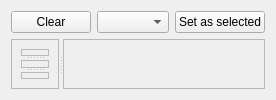
          <widget class="QFrame" name="frame">
           <property name="frameShape">
            <enum>QFrame::NoFrame</enum>
           </property>
           <property name="frameShadow">
            <enum>QFrame::Plain</enum>
           </property>
           <layout class="QVBoxLayout" name="verticalLayout">
            <item>
             <layout class="QHBoxLayout" name="horizontalLayout_6">
              <item>
               <widget class="QPushButton" name="bt_clear_result">
                <property name="maximumSize">
                 <size>
                  <width>100</width>
                  <height>16777215</height>
                 </size>
                </property>
                <property name="text">
                 <string>Clear</string>
                </property>
               </widget>
              </item>
              <item>
               <widget class="QComboBox" name="cb_available_outputs">
                <property name="maxVisibleItems">
                 <number>30</number>
                </property>
                <property name="sizeAdjustPolicy">
                 <enum>QComboBox::AdjustToContents</enum>
                </property>
               </widget>
              </item>
              <item>
               <widget class="QPushButton" name="bt_set_as_selected">
                <property name="maximumSize">
                 <size>
                  <width>140</width>
                  <height>16777215</height>
                 </size>
                </property>
                <property name="text">
                 <string>Set as selected</string>
                </property>
               </widget>
              </item>
             </layout>
            </item>
            <item>
             <widget class="QSplitter" name="spl_ver_src_res_data">
              <property name="orientation">
               <enum>Qt::Horizontal</enum>
              </property>
              <widget class="QFrame" name="frm_src_and_data">
               <property name="frameShape">
                <enum>QFrame::StyledPanel</enum>
               </property>
               <property name="frameShadow">
                <enum>QFrame::Raised</enum>
               </property>
               <property name="lineWidth">
                <number>1</number>
               </property>
               <layout class="QVBoxLayout" name="verticalLayout_5">
                <item>
                 <widget class="QSplitter" name="spl_hor_src_data_params">
                  <property name="orientation">
                   <enum>Qt::Vertical</enum>
                  </property>
                  <widget class="QFrame" name="frm_src_img">
                   <property name="frameShape">
                    <enum>QFrame::StyledPanel</enum>
                   </property>
                   <property name="frameShadow">
                    <enum>QFrame::Raised</enum>
                   </property>
                  </widget>
                  <widget class="QFrame" name="frm_data">
                   <property name="frameShape">
                    <enum>QFrame::StyledPanel</enum>
                   </property>
                   <property name="frameShadow">
                    <enum>QFrame::Raised</enum>
                   </property>
                  </widget>
                  <widget class="QFrame" name="frm_params">
                   <property name="frameShape">
                    <enum>QFrame::StyledPanel</enum>
                   </property>
                   <property name="frameShadow">
                    <enum>QFrame::Raised</enum>
                   </property>
                  </widget>
                 </widget>
                </item>
               </layout>
              </widget>
              <widget class="QFrame" name="frm_res_img">
               <property name="frameShape">
                <enum>QFrame::StyledPanel</enum>
               </property>
               <property name="frameShadow">
                <enum>QFrame::Raised</enum>
               </property>
              </widget>
             </widget>
            </item>
           </layout>
          </widget>
